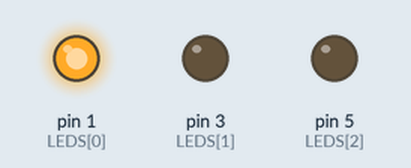
Recording of a sketch running on a simulated Arduino Uno, built with avr-gcc and run on an emulated ATmega328P. Parts: output pins drawn as LEDs (lit = HIGH).

Above: at 0.3 s.
At 1.0 s:
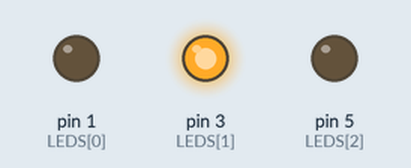
At 3.8 s:
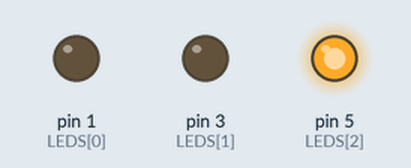
Timing chart, 0 to 4.8 s (numbered marks = the images above):
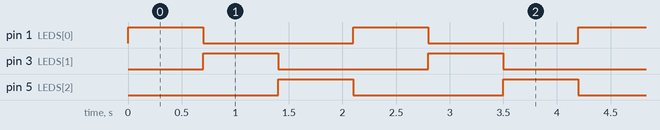

Measured:
- by itself, pin 1 (LEDS[0]), pin 3 (LEDS[1]), pin 5 (LEDS[2]): alternates HIGH for 0.70 s and LOW for 1.4 s
- by itself, everything shown: repeats every 2.1 s, in 4 steps

The sketch:

main.ino
```cpp
const int LEDS[] = {1, 3, 5}; // Red Yellow Green


void setup()
{
	for (int i = 0; i < 3; i++) pinMode(LEDS[i], OUTPUT);
}

void loop()
{
	// loop over all of them
	for(int i = 0; i < 3; i++)
	{
		digitalWrite(LEDS[i], HIGH);
		delay(700);
		digitalWrite(LEDS[i], LOW);
	}
}
```
